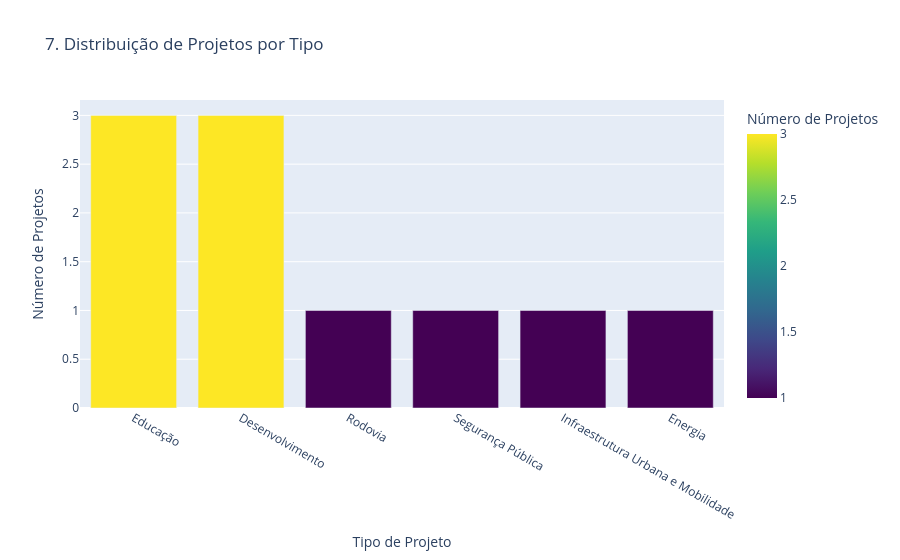

The cell this chart's notebook holds for it:
### Code cell
def load_and_process_data(json_path):
    with open(json_path, 'r', encoding='utf-8') as f:
        dados_brutos = json.load(f)

    df = pd.DataFrame(dados_brutos)

    # Função para extrair a descrição principal de uma lista de dicionários
    def extract_main_info(list_of_dicts, key='descricao'):
        if isinstance(list_of_dicts, list) and list_of_dicts:
            unique_descriptions = sorted(list(set([str(d.get(key, '')) for d in list_of_dicts if isinstance(d, dict)])))
            return '; '.join(unique_descriptions)
        return None

    # Aplicar a função para achatar a coluna 'tipos'
    df['tipos_principais'] = df['tipos'].apply(lambda x: extract_main_info(x, key='descricao'))
    
    return df
# Carregar e processar os dados
df_processed = load_and_process_data('data/raw/projetos_df_raw.json')

# Contar a frequência de cada tipo de projeto
tipos_contagem = df_processed['tipos_principais'].value_counts().reset_index()
tipos_contagem.columns = ['Tipo de Projeto', 'Número de Projetos']

# Criar o gráfico de barras interativo com Plotly Express
fig = px.bar(tipos_contagem, 
             x='Tipo de Projeto', 
             y='Número de Projetos', 
             title='7. Distribuição de Projetos por Tipo',
             labels={'Tipo de Projeto': 'Tipo de Projeto', 'Número de Projetos': 'Número de Projetos'},
             color='Número de Projetos', # Colore as barras com base no número de projetos
             color_continuous_scale=px.colors.sequential.Viridis)



# Salvar o gráfico como PNG
fig.write_image("visualizacoes/07_distribuicao_tipos_projeto.png")

# Exibir o gráfico
fig.show()

### Figure 1 — Plotly figure (JSON) as saved in the notebook; plotly's stock layout.template omitted (floating-point values rounded to 4 significant figures)
{"data": [{"hovertemplate": "Tipo de Projeto=%{x}<br>Número de Projetos=%{marker.color}<extra></extra>", "legendgroup": "", "marker": {"color": [3, 3, 1, 1, 1, 1], "coloraxis": "coloraxis", "pattern": {"shape": ""}}, "name": "", "orientation": "v", "showlegend": false, "textposition": "auto", "type": "bar", "x": ["Educação", "Desenvolvimento", "Rodovia", "Segurança Pública", "Infraestrutura Urbana e Mobilidade", "Energia"], "xaxis": "x", "y": [3, 3, 1, 1, 1, 1], "yaxis": "y"}], "layout": {"barmode": "relative", "coloraxis": {"colorbar": {"title": {"text": "Número de Projetos"}}, "colorscale": [[0, "#440154"], [0.1111, "#482878"], [0.2222, "#3e4989"], [0.3333, "#31688e"], [0.4444, "#26828e"], [0.5556, "#1f9e89"], [0.6667, "#35b779"], [0.7778, "#6ece58"], [0.8889, "#b5de2b"], [1, "#fde725"]]}, "legend": {"tracegroupgap": 0}, "title": {"text": "7. Distribuição de Projetos por Tipo"}, "xaxis": {"anchor": "y", "domain": [0, 1], "title": {"text": "Tipo de Projeto"}}, "yaxis": {"anchor": "x", "domain": [0, 1], "title": {"text": "Número de Projetos"}}}}
